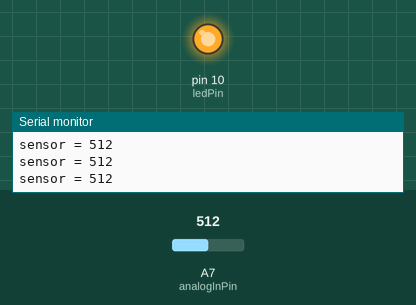
Bench run of a sketch on a simulated Arduino Nano, built with avr-gcc and run on an emulated ATmega328P. Shown: output pins drawn as LEDs (lit = HIGH), the last lines printed to the serial monitor. The inputs (shaded band) are chosen by the test bench; at power-on: A7 (analogInPin) = 512.

Above: at 1.2 s.
1.3 s: A7 (analogInPin) set to 361
4.3 s: A7 (analogInPin) set to 340
At 4.7 s:
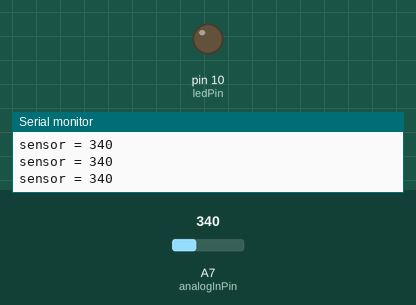
5.8 s: A7 (analogInPin) set to 360
At 7.0 s:
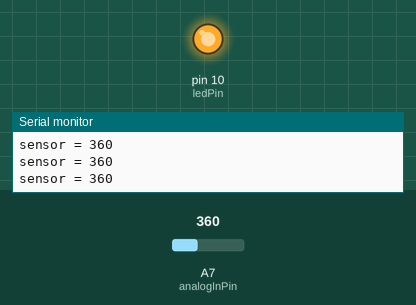
8.8 s: A7 (analogInPin) set to 306
At 9.3 s:
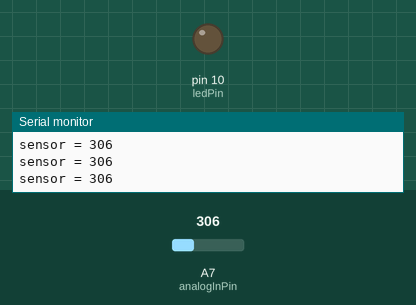
Timing chart, 0 to 11.3 s (numbered marks = the images above; inputs shaded):
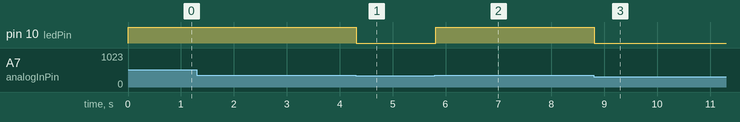

Measured:
- the behaviour switches between 350 and 349 on A7 (analogInPin) (found by bisection; images 0 and 1)
- after the input at 4.3 s, pin 10 (ledPin): HIGH → LOW at once
- after the input at 5.8 s, pin 10 (ledPin): LOW → HIGH at once
- after the input at 8.8 s, pin 10 (ledPin): HIGH → LOW at once

The sketch:

smoke.ino
```cpp
const int analogInPin = A7;  // Analog input pin that the potentiometer is attached to
const int ledPin = 10;                 // LED connected to digital pin 13

int sensorValue = 0;        // value read from the sensor


void setup() {
  // initialize serial communications at 9600 bps:
  Serial.begin(9600);
  pinMode(ledPin, OUTPUT);      // sets the digital pin as output
}

void loop() {
  // read the analog in value:
  sensorValue = analogRead(analogInPin);
  // determine alarm status
  if (sensorValue >= 350)
  {
    digitalWrite(ledPin, HIGH);   // sets the LED on
  }
  else
  {
  digitalWrite(ledPin, LOW);    // sets the LED off
  }

  // print the results to the serial monitor:
  Serial.print("sensor = " );
  Serial.println(sensorValue);

  // wait 10 milliseconds before the next loop
  // for the analog-to-digital converter to settle
  // after the last reading:
  delay(10);
}
```
